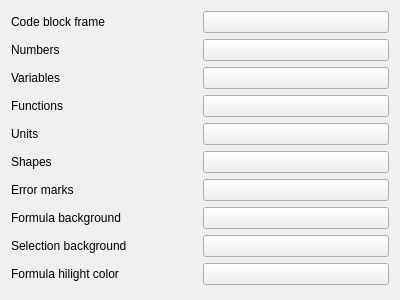
<?xml version="1.0" encoding="UTF-8"?>
<ui version="4.0">
 <class>ColorsSettingsForm</class>
 <widget class="QWidget" name="ColorsSettingsForm">
  <property name="geometry">
   <rect>
    <x>0</x>
    <y>0</y>
    <width>400</width>
    <height>300</height>
   </rect>
  </property>
  <property name="windowTitle">
   <string>Form</string>
  </property>
  <layout class="QVBoxLayout" name="verticalLayout_2">
   <item>
    <layout class="QGridLayout" name="gridLayout">
     <item row="2" column="1">
      <widget class="QPushButton" name="variables_color">
       <property name="text">
        <string/>
       </property>
      </widget>
     </item>
     <item row="2" column="0">
      <widget class="QLabel" name="label_3">
       <property name="text">
        <string>Variables</string>
       </property>
      </widget>
     </item>
     <item row="7" column="0">
      <widget class="QLabel" name="label_8">
       <property name="text">
        <string>Formula background</string>
       </property>
      </widget>
     </item>
     <item row="6" column="1">
      <widget class="QPushButton" name="error_marks_color">
       <property name="text">
        <string/>
       </property>
      </widget>
     </item>
     <item row="4" column="0">
      <widget class="QLabel" name="label_5">
       <property name="text">
        <string>Units</string>
       </property>
      </widget>
     </item>
     <item row="6" column="0">
      <widget class="QLabel" name="label_7">
       <property name="text">
        <string>Error marks</string>
       </property>
      </widget>
     </item>
     <item row="5" column="0">
      <widget class="QLabel" name="label_6">
       <property name="text">
        <string>Shapes</string>
       </property>
      </widget>
     </item>
     <item row="0" column="1">
      <widget class="QPushButton" name="code_block_border_color">
       <property name="text">
        <string/>
       </property>
      </widget>
     </item>
     <item row="1" column="0">
      <widget class="QLabel" name="label_2">
       <property name="text">
        <string>Numbers</string>
       </property>
      </widget>
     </item>
     <item row="7" column="1">
      <widget class="QPushButton" name="formula_bg_color">
       <property name="text">
        <string/>
       </property>
      </widget>
     </item>
     <item row="0" column="0">
      <widget class="QLabel" name="label">
       <property name="text">
        <string>Code block frame</string>
       </property>
      </widget>
     </item>
     <item row="5" column="1">
      <widget class="QPushButton" name="shapes_color">
       <property name="text">
        <string/>
       </property>
      </widget>
     </item>
     <item row="3" column="1">
      <widget class="QPushButton" name="functions_color">
       <property name="text">
        <string/>
       </property>
      </widget>
     </item>
     <item row="8" column="1">
      <widget class="QPushButton" name="bg_selection_color">
       <property name="text">
        <string/>
       </property>
      </widget>
     </item>
     <item row="3" column="0">
      <widget class="QLabel" name="label_4">
       <property name="text">
        <string>Functions</string>
       </property>
      </widget>
     </item>
     <item row="8" column="0">
      <widget class="QLabel" name="label_9">
       <property name="text">
        <string>Selection background</string>
       </property>
      </widget>
     </item>
     <item row="4" column="1">
      <widget class="QPushButton" name="units_color">
       <property name="text">
        <string/>
       </property>
      </widget>
     </item>
     <item row="1" column="1">
      <widget class="QPushButton" name="numbers_color">
       <property name="text">
        <string/>
       </property>
      </widget>
     </item>
     <item row="9" column="0">
      <widget class="QLabel" name="label_10">
       <property name="text">
        <string>Formula hilight color</string>
       </property>
      </widget>
     </item>
     <item row="9" column="1">
      <widget class="QPushButton" name="formula_hilight_color">
       <property name="text">
        <string/>
       </property>
      </widget>
     </item>
    </layout>
   </item>
   <item>
    <spacer name="verticalSpacer">
     <property name="orientation">
      <enum>Qt::Vertical</enum>
     </property>
     <property name="sizeHint" stdset="0">
      <size>
       <width>20</width>
       <height>40</height>
      </size>
     </property>
    </spacer>
   </item>
  </layout>
 </widget>
 <resources/>
 <connections/>
</ui>
